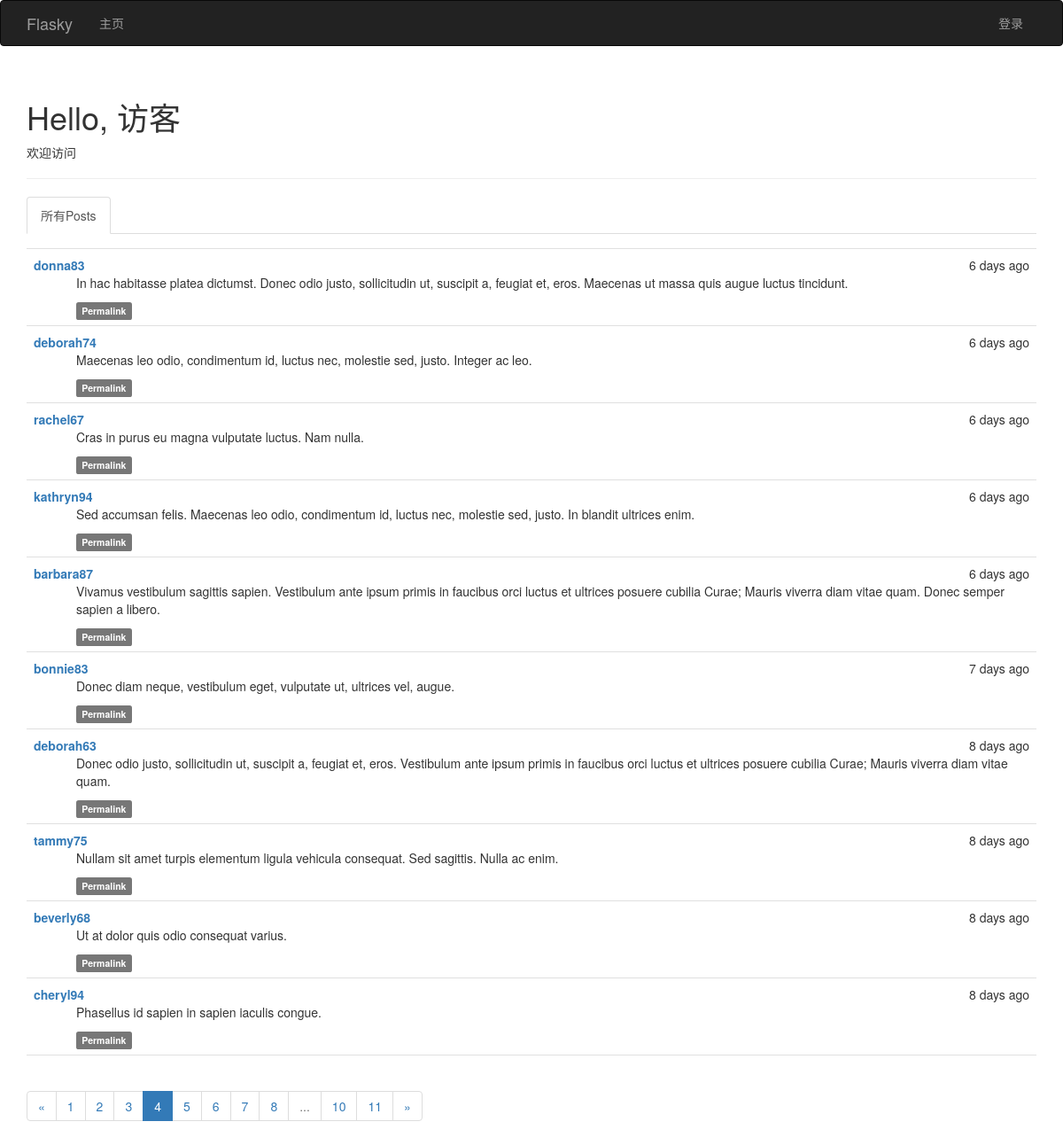
/?page=4, run on the app's committed database.
### app/models.py (models this page shows, shortened)
class Post(db.Model):
    __tablename__ = 'posts'
    id = db.Column(db.Integer, primary_key=True)
    body = db.Column(db.Text)
    timestamp = db.Column(db.DateTime, index=True, default=datetime.utcnow)
    author_id = db.Column(db.Integer, db.ForeignKey('users.id'))
    body_html = db.Column(db.Text)

class User(UserMixin, db.Model):
    __tablename__ = 'users'
    id = db.Column(db.Integer, primary_key=True)
    username = db.Column(db.String(64), unique=True, index=True)
    email = db.Column(db.String(64), unique=True,index=True)
    role_id = db.Column(db.Integer, db.ForeignKey('roles.id'))
    password_hash = db.Column(db.String(128))
    confirmed = db.Column(db.Boolean, default= False)
    name = db.Column(db.String(64))
    location = db.Column(db.String(128))
    about_me = db.Column(db.Text())
    member_since = db.Column(db.DateTime(), default=datetime.utcnow)
    last_seen = db.Column(db.DateTime(), default=datetime.utcnow)
    posts = db.relationship('Post', backref='author', lazy='dynamic')
    followed = db.relationship('Follow', foreign_keys=[Follow.follower_id], backref=db.backref('follower', lazy='joined')
                               , lazy='dynamic', cascade='all,delete-orphan')
    followers = db.relationship('Follow', foreign_keys=[Follow.followed_id], backref=db.backref('followed',lazy='joined')
                                , lazy='dynamic',cascade='all,delete-orphan')
    @property
    def password(self):
        raise AttributeError('password is not a readable attribute')

### app/main/views.py (the view)
@main.route('/',methods=['GET','POST'])
def index():
    form = PostForm()
    if current_user.can(Permission.WRITE_ARTICLES) and form.validate_on_submit():
        post = Post(body=form.body.data, author=current_user._get_current_object())
        db.session.add(post)
        return redirect(url_for('.index'))
    show_followed = False
    if current_user.is_authenticated:
        show_followed = bool(request.cookies.get('show_followed',''))
    if show_followed:
        query = current_user.followed_posts
    else:
        query = Post.query
    page = request.args.get('page',1, type=int)
    pagination = query.order_by(Post.timestamp.desc()).paginate(page,
                per_page=current_app.config['FLASKY_POSTS_PER_PAGE'], error_out=False)
    posts = pagination.items
    return render_template('index.html', form = form, posts=posts, pagination=pagination, show_followed=show_followed)

### app/auth/views.py (called while the page is built)
@auth.before_app_request
def before_request():
    if current_user.is_authenticated:
        current_user.ping()
        if not current_user.confirmed and request.endpoint[:5] != 'auth.':
            return redirect(url_for('auth.unconfirmed'))

### app/main/__init__.py (called while the page is built)
@main.app_context_processor
def inject_permissions():
    return dict(Permission=Permission)

### app/models.py (called while the page is built)
    def can(self, permission):
        return False

    def is_administrator(self):
        return False

### app/templates/index.html (shortened to what this page needs)
{%  extends "base.html" %}
{%  import "bootstrap/wtf.html" as wtf %}
{%  import "_macros.html" as macros %}
{% block page_content %}
    <div class="page-header">
        <h1>Hello, {% if current_user.is_authenticated %}{{ current_user.username }} {% else %} 访客{% endif %} </h1>
        {% if not known %}
            <p>欢迎访问</p>
         {% else %}
            <p>欢迎再次光临！</p>
        {% endif %}
    </div>
    <div class="post-tabs">
        <ul class="nav nav-tabs">
            <li {% if not show_followed %} class="active" {% endif %}> <a href="{{ url_for('.show_all') }}">所有Posts</a></li>
        </ul>
  {%  include '_posts.html' %}
    </div>
    {% if pagination %}
        <div class="pagination">
            {{ macros.pagination_widget(pagination,'.index') }}
        </div>
    {% endif %}
{% endblock %}

### app/templates/_posts.html (shortened to what this page needs)
  <ul class="posts">
        {% for post in posts %}
            <li class="post">
                <div class="post-date">
                    {{ moment(post.timestamp).fromNow() }}
                </div>
                <div class="post-author">
                    <a href="{{ url_for('.user', username=post.author.username) }}">{{ post.author.username }}</a>
                </div>
                <div class="post-content">
                    {% if post.body_html %}
                        {{  post.body_html | safe }}
                    {% else %}
                        {{ post.body }}
                    {% endif %}
                    <div class="post-footer">
                        <a href="{{ url_for('.post', id=post.id) }}">
                            <span class="label label-default">Permalink</span>
                        </a>
                    </div>
                </div>
            </li>
        {% endfor %}
    </ul>

### app/static/style.css (style rules this page uses)
ul.posts { list-style-type: none; padding: 0px; margin: 16px 0px 0px 0px; border-top: 1px solid #e0e0e0; }
ul.posts li.post { padding: 8px; border-bottom: 1px solid #e0e0e0; }
div.post-date { float: right; }
div.post-author { font-weight: bold; }
div.post-content { margin-left: 48px; min-height: 48px; }

### data on the page
Post: timestamp "6 days ago", author.username "donna83", body_html "In hac habitasse platea dictumst. Donec odio justo, sollicitudin ut, suscipit a, feugiat et, eros. Maecenas ut massa quis augue luctus tincidunt."
Post: timestamp "6 days ago", author.username "deborah74", body_html "Maecenas leo odio, condimentum id, luctus nec, molestie sed, justo. Integer ac leo."
Post: timestamp "6 days ago", author.username "rachel67", body_html "Cras in purus eu magna vulputate luctus. Nam nulla."
Post: timestamp "6 days ago", author.username "kathryn94", body_html "Sed accumsan felis. Maecenas leo odio, condimentum id, luctus nec, molestie sed, justo. In blandit ultrices enim."
Post: timestamp "6 days ago", author.username "barbara87", body_html "Vivamus vestibulum sagittis sapien. Vestibulum ante ipsum primis in faucibus orci luctus et ultrices posuere cubilia Curae; Mauris viverra diam vitae quam. Donec semper sapien a libero."
Post: timestamp "7 days ago", author.username "bonnie83", body_html "Donec diam neque, vestibulum eget, vulputate ut, ultrices vel, augue."
Post: timestamp "8 days ago", author.username "deborah63", body_html "Donec odio justo, sollicitudin ut, suscipit a, feugiat et, eros. Vestibulum ante ipsum primis in faucibus orci luctus et ultrices posuere cubilia Curae; Mauris viverra diam vitae quam."
Post: timestamp "8 days ago", author.username "tammy75", body_html "Nullam sit amet turpis elementum ligula vehicula consequat. Sed sagittis. Nulla ac enim."
Post: timestamp "8 days ago", author.username "beverly68", body_html "Ut at dolor quis odio consequat varius."
Post: timestamp "8 days ago", author.username "cheryl94", body_html "Phasellus id sapien in sapien iaculis congue."

### other printed values
{{ p }} "1" "2" "3" "5" "6" "7" "8" "10" "11"
{{ p }} "4"
